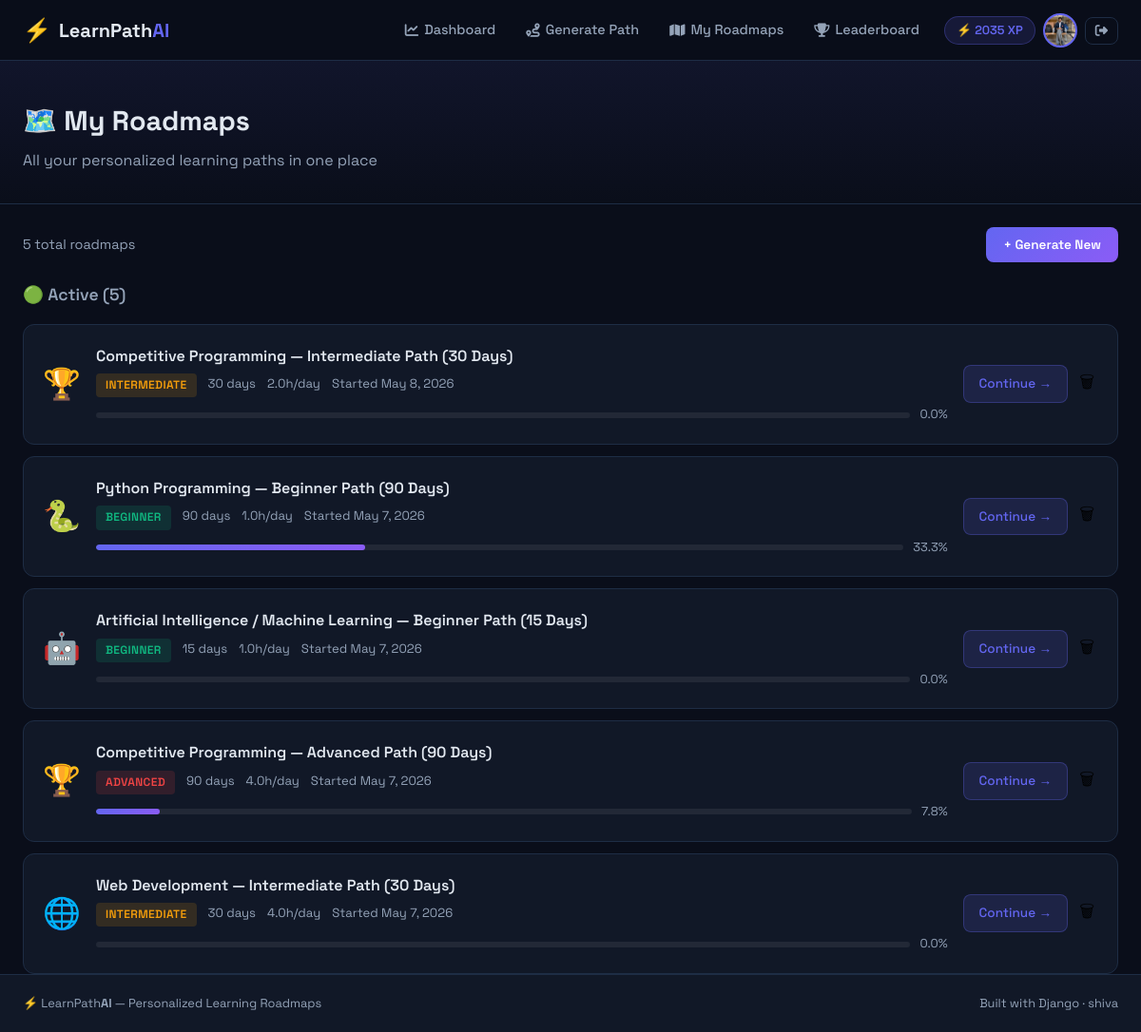
The app's page /roadmap/my-roadmaps/ (signed in) with its own data.
### users/models.py (models this page shows, shortened)
class UserProfile(models.Model):
    EXPERIENCE_CHOICES = [
        ('beginner', 'Beginner'),
        ('intermediate', 'Intermediate'),
        ('advanced', 'Advanced'),
    ]
    user = models.OneToOneField(User, on_delete=models.CASCADE, related_name='profile')
    bio = models.TextField(blank=True, max_length=500)
    avatar = models.ImageField(upload_to='avatars/', null=True, blank=True)
    experience_level = models.CharField(max_length=20, choices=EXPERIENCE_CHOICES, default='beginner')
    daily_study_hours = models.FloatField(default=1.0)
    total_xp = models.IntegerField(default=0)
    streak_days = models.IntegerField(default=0)
    last_activity = models.DateTimeField(null=True, blank=True)
    joined_at = models.DateTimeField(auto_now_add=True)
    class Meta:
        verbose_name = 'User Profile'
        verbose_name_plural = 'User Profiles'

### roadmap/models.py (models this page shows, shortened)
class Roadmap(models.Model):
    DURATION_CHOICES = [
        (15, '15 Days'),
        (30, '30 Days'),
        (60, '60 Days'),
        (90, '90 Days'),
    ]
    STATUS_CHOICES = [
        ('active', 'Active'),
        ('completed', 'Completed'),
        ('paused', 'Paused'),
        ('abandoned', 'Abandoned'),
    ]
    user = models.ForeignKey(User, on_delete=models.CASCADE, related_name='roadmaps')
    skill = models.ForeignKey(Skill, on_delete=models.CASCADE)
    title = models.CharField(max_length=200)
    level = models.CharField(max_length=20, choices=[
        ('beginner', 'Beginner'),
        ('intermediate', 'Intermediate'),
        ('advanced', 'Advanced'),
    ])
    daily_hours = models.FloatField(default=1.0)
    duration_days = models.IntegerField()
    status = models.CharField(max_length=20, choices=STATUS_CHOICES, default='active')
    start_date = models.DateField(auto_now_add=True)
    target_end_date = models.DateField(null=True, blank=True)
    completed_at = models.DateTimeField(null=True, blank=True)
    created_at = models.DateTimeField(auto_now_add=True)
    class Meta:
        ordering = ['-created_at']
        verbose_name = 'Roadmap'
        verbose_name_plural = 'Roadmaps'
    @property
    def total_tasks(self):
        return self.tasks.count()
    @property
    def completed_tasks_count(self):
        return self.tasks.filter(is_completed=True).count()
    @property
    def progress_percentage(self):
        total = self.total_tasks
        if total == 0:
            return 0
        return round((self.completed_tasks_count / total) * 100, 1)

class Skill(models.Model):
    CATEGORY_CHOICES = [
        ('cs_fundamentals', 'CS Fundamentals'),
        ('web_development', 'Web Development'),
        ('data_science', 'Data Science & AI'),
        ('programming', 'Programming Languages'),
        ('competitive', 'Competitive Programming'),
    ]
    name = models.CharField(max_length=100, unique=True)
    slug = models.SlugField(max_length=100, unique=True)
    description = models.TextField()
    category = models.CharField(max_length=30, choices=CATEGORY_CHOICES)
    icon = models.CharField(max_length=50, default='📚')  # emoji icon
    color = models.CharField(max_length=20, default='#6366f1')  # hex color
    is_active = models.BooleanField(default=True)
    created_at = models.DateTimeField(auto_now_add=True)
    class Meta:
        ordering = ['name']
        verbose_name = 'Skill'
        verbose_name_plural = 'Skills'

### roadmap/views.py (the view)
# urls.py: path('my-roadmaps/', views.MyRoadmapsView.as_view(), name='my_roadmaps'),
@method_decorator(login_required, name='dispatch')
class MyRoadmapsView(View):
    template_name = 'roadmap/my_roadmaps.html'
    def get(self, request):
        roadmaps = request.user.roadmaps.all().order_by('-created_at')
        active = roadmaps.filter(status='active')
        completed = roadmaps.filter(status='completed')
        return render(request, self.template_name, {
            'roadmaps': roadmaps,
            'active': active,
            'completed': completed,
        })

### templates/roadmap/my_roadmaps.html (shortened to what this page needs)
{% extends 'base.html' %}
{% block content %}
<div class="page-header">
    <div class="container">
        <h1>🗺️ My Roadmaps</h1>
        <p>All your personalized learning paths in one place</p>
    </div>
</div>
<div class="container">
    <div class="roadmaps-toolbar">
        <div class="roadmaps-count">{{ roadmaps.count }} total roadmap{{ roadmaps.count|pluralize }}</div>
        <a href="{% url 'roadmap:generate' %}" class="btn-sm-primary">+ Generate New</a>
    </div>
    {% if active %}
    <h2 class="section-subtitle">🟢 Active ({{ active.count }})</h2>
    <div class="roadmaps-list">
        {% for roadmap in active %}
        <div class="roadmap-list-card">
            <div class="rlc-icon">{{ roadmap.skill.icon }}</div>
            <div class="rlc-info">
                <div class="rlc-title">{{ roadmap.title }}</div>
                <div class="rlc-meta">
                    <span class="badge badge-{{ roadmap.level }}">{{ roadmap.level }}</span>
                    <span>{{ roadmap.duration_days }} days</span>
                    <span>{{ roadmap.daily_hours }}h/day</span>
                    <span>Started {{ roadmap.start_date }}</span>
                </div>
                <div class="rlc-progress">
                    <div class="progress-bar-track" style="height:6px">
                        <div class="progress-bar-fill" style="width:{{ roadmap.progress_percentage }}%"></div>
                    </div>
                    <span>{{ roadmap.progress_percentage }}%</span>
                </div>
            </div>
            <div class="rlc-actions">
                <a href="{% url 'roadmap:detail' roadmap.pk %}" class="btn-view">Continue →</a>
                <form method="post" action="{% url 'roadmap:delete' roadmap.pk %}" onsubmit="return confirm('Delete?')">
                    <button type="submit" class="btn-icon-danger">🗑</button>
                </form>
            </div>
        </div>
        {% endfor %}
    </div>
    {% endif %}
</div>
{% endblock %}

### templates/base.html (shortened to what this page needs)
<!DOCTYPE html>
<html lang="en" data-theme="dark">
<head>
    {% load static %}
    <link rel="stylesheet" href="https://cdnjs.cloudflare.com/ajax/libs/font-awesome/6.5.0/css/all.min.css">
    <link rel="stylesheet" href="{% static 'css/main.css' %}">
</head>
<body>
<nav class="navbar">
    <div class="nav-container">
        <a href="{% url 'dashboard:home' %}" class="nav-brand">
            <span class="brand-icon">⚡</span>
            <span class="brand-text">LearnPath<span class="brand-accent">AI</span></span>
        </a>
        <div class="nav-links">
            {% if user.is_authenticated %}
                <a href="{% url 'dashboard:dashboard' %}" class="nav-link {% if request.resolver_match.url_name == 'dashboard' %}active{% endif %}">
                    <i class="fas fa-chart-line"></i> Dashboard
                </a>
                <a href="{% url 'roadmap:generate' %}" class="nav-link {% if 'generate' in request.path %}active{% endif %}">
                    <i class="fas fa-route"></i> Generate Path
                </a>
                <a href="{% url 'roadmap:my_roadmaps' %}" class="nav-link">
                    <i class="fas fa-map"></i> My Roadmaps
                </a>
                <a href="{% url 'progress:leaderboard' %}" class="nav-link">
                    <i class="fas fa-trophy"></i> Leaderboard
                </a>
                <div class="nav-user">
                    <div class="user-xp">⚡ {{ user.profile.total_xp }} XP</div>
                    <a href="{% url 'users:profile' %}" class="user-avatar">
                        {% if user.profile.avatar %}
                            <img src="{{ user.profile.avatar.url }}" alt="avatar">
                        {% else %}
                            <span>{{ user.username|first|upper }}</span>
                        {% endif %}
                    </a>
                    <form method="post" action="{% url 'users:logout' %}" style="display:inline;">
                        <button type="submit" class="btn-logout">
                            <i class="fas fa-sign-out-alt"></i>
                        </button>
                    </form>
                </div>
            {% else %}
                <a href="{% url 'users:login' %}" class="nav-link">Login</a>
                <a href="{% url 'users:register' %}" class="btn-primary-sm">Get Started</a>
            {% endif %}
        </div>
    </div>
</nav>
<main class="main-content">
    {% block content %}{% endblock %}
</main>
<footer class="footer">
    <div class="footer-inner">
        <span>⚡ LearnPath<strong>AI</strong> — Personalized Learning Roadmaps</span>
        <span class="footer-right">Built with Django · {{ user.username|default:"" }}</span>
    </div>
</footer>
</body>
</html>

### records on screen
Roadmap: skill.icon "🏆", title "Competitive Programming — Intermediate Path (30 Days)", level "INTERMEDIATE", duration_days "30", daily_hours "2.0", start_date "May 8, 2026", progress_percentage "0.0"
Roadmap: skill.icon "🐍", title "Python Programming — Beginner Path (90 Days)", level "BEGINNER", duration_days "90", daily_hours "1.0", start_date "May 7, 2026", progress_percentage "33.3"
Roadmap: skill.icon "🤖", title "Artificial Intelligence / Machine Learning — Beginner Path (15 Days)", level "BEGINNER", duration_days "15", daily_hours "1.0", start_date "May 7, 2026", progress_percentage "0.0"
Roadmap: skill.icon "🏆", title "Competitive Programming — Advanced Path (90 Days)", level "ADVANCED", duration_days "90", daily_hours "4.0", start_date "May 7, 2026", progress_percentage "7.8"
Roadmap: skill.icon "🌐", title "Web Development — Intermediate Path (30 Days)", level "INTERMEDIATE", duration_days "30", daily_hours "4.0", start_date "May 7, 2026", progress_percentage "0.0"

### other values on screen
{{ user.profile.total_xp }} "2035"
{{ roadmaps.count }} "5"
{{ active.count }} "5"
{{ user.username|default:"" }} "shiva"
